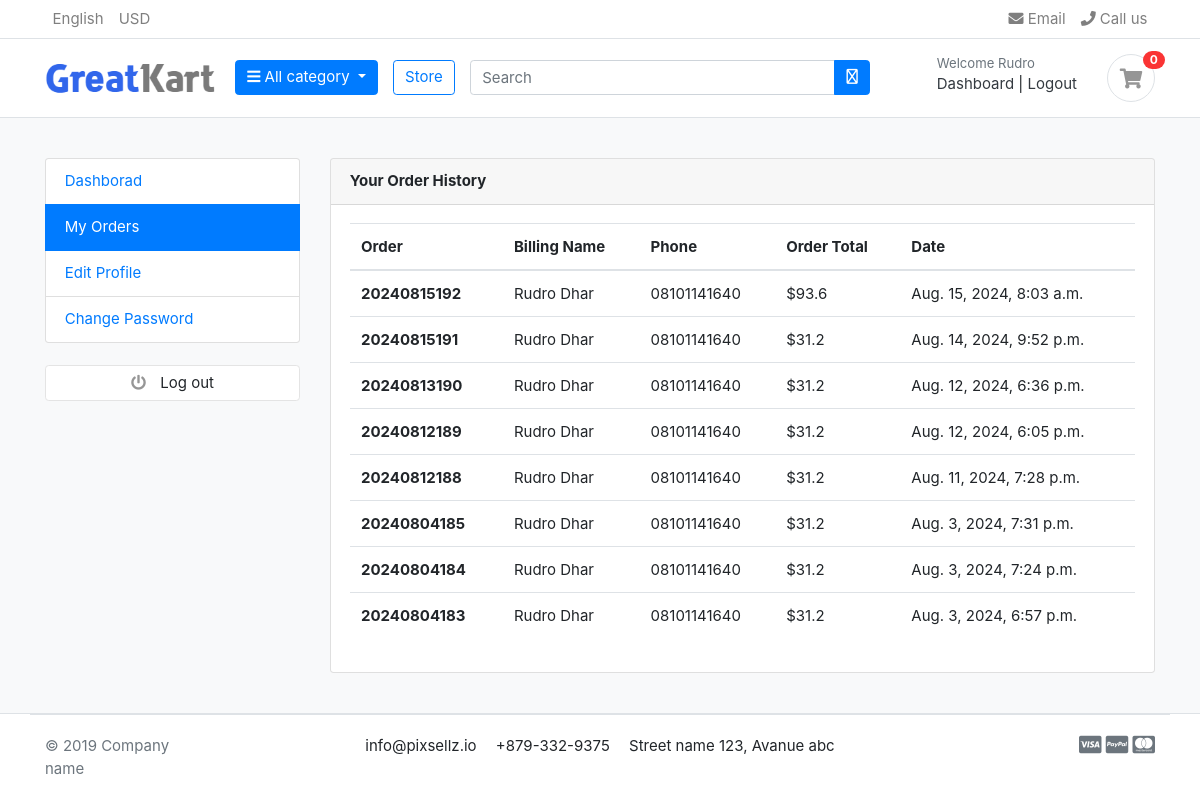
Before: /account/my_orders/ (signed in) with the older database file.
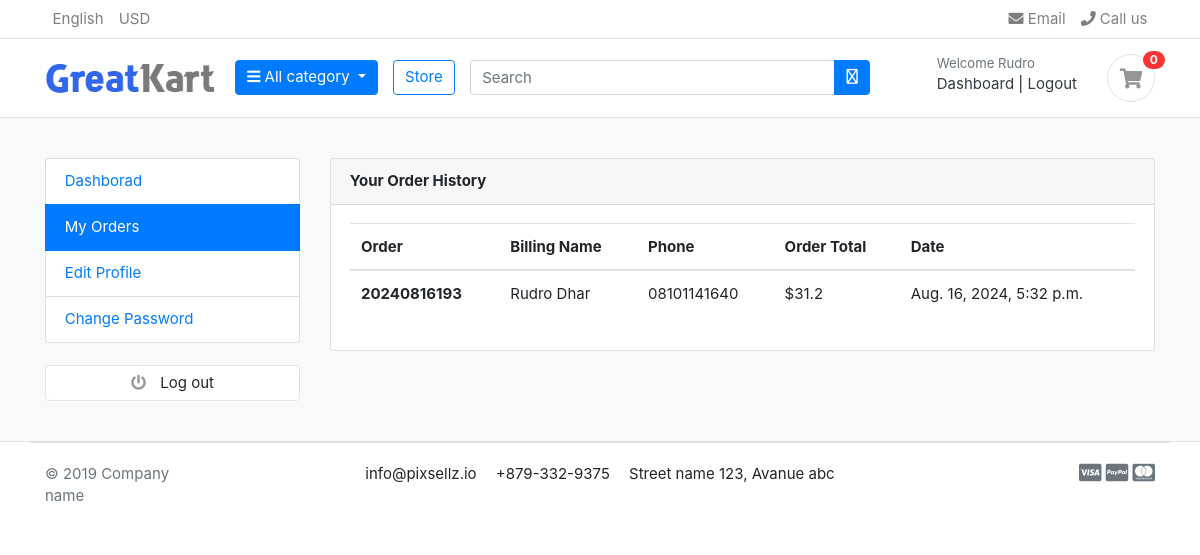
After: the same page with the newer database file.
### account/models.py (models this page shows, shortened)
class Account(AbstractBaseUser):
    first_name = models.CharField(max_length=50)
    last_name = models.CharField(max_length=50)
    username = models.CharField(max_length=20,unique= True)
    email = models.EmailField(max_length=100,unique=True)
    phone_number = models.CharField(max_length=100)
    date_join = models.DateTimeField(auto_now_add=True)
    last_login = models.DateTimeField(auto_now_add=True)
    is_admin = models.BooleanField(default=False)
    is_staff = models.BooleanField(default=False)
    is_active = models.BooleanField(default=False)
    is_superadmin = models.BooleanField(default= False)
    USERNAME_FIELD = 'email'
    REQUIRED_FIELDS = ['username','first_name','last_name',]
    objects = MyAccountManager()

### orders/models.py (models this page shows, shortened)
class Order(models.Model):
    STATUS = {
        ('New', 'New'),
        ('Accepted', 'Accepted'),
        ('Completed', 'Completed'),
        ('Cancelled', 'Cancelled'),
    }
    user = models.ForeignKey(Account, on_delete=models.SET_NULL, null=True)
    payment = models.ForeignKey(Payment, on_delete=models.SET_NULL, blank= True, null=True)
    order_number = models.CharField(max_length=20)
    first_name = models.CharField(max_length=50)
    last_name = models.CharField(max_length=50)
    phone = models.CharField(max_length=15)
    email = models.EmailField(max_length=50)
    address_line_1 = models.CharField(max_length=50)
    address_line_2 = models.CharField(max_length=50, blank=True)
    country = models.CharField(max_length=50)
    state = models.CharField(max_length=50)
    city = models.CharField(max_length=50)
    order_note = models.CharField(max_length=100, blank=True)
    order_total = models.FloatField()
    tax = models.FloatField()
    status = models.CharField(max_length=10, choices=STATUS, default='New')
    ip = models.CharField(max_length=20, blank=True)
    is_ordered = models.BooleanField(default=False)
    created_at = models.DateTimeField(auto_now_add=True)
    updated_at = models.DateTimeField(auto_now=True)
    def full_name(self):
        return f'{self.first_name} {self.last_name}'

### account/views.py (the view)
# urls.py: path('my_orders/', views.my_orders, name="my_orders"),
def my_orders(request):
    orders = Order.objects.filter(user=request.user, is_ordered=True).order_by('-created_at')
    context = {
        'orders': orders
    }
    return render(request, 'account/my_orders.html', context)

### carts/context_processors.py (called while the page is built)
def counter(request):
    cart_count = 0
    if 'admin' in request.path:
        return()
    else:
        try:
            cart = Cart.objects.filter(cart_id = _cart_id(request))
            if request.user.is_authenticated:
                cart_items = CartItem.objects.filter(user=request.user)
            else:
                cart_items = CartItem.objects.filter(cart=cart[:1])
            for cart_item in cart_items:
                cart_count += cart_item.quantity
        except Cart.DoesNotExist:
            cart_count = 0
    return dict(cart_count=cart_count)

### carts/views.py (called while the page is built)
def _cart_id(request):
    cart = request.session.session_key
    if not cart:
        cart = request.session.create()
    return cart

### category/context_processors.py (called while the page is built)
def menu_links(request):
    links = Category.objects.all()
    return dict(links=links)

### category/models.py (called while the page is built)
    def get_url(self):
        return reverse('products_by_category', args=[self.slug])

### templates/account/my_orders.html
{% extends "base.html" %}
{% block content %}
<section class="section-conten padding-y bg">
    <div class="container">
        <div class="row">
        {% include "partials/dashboard_sidebar.html" %}
        <main class="col-md-9">
            <article class="card">
            <header class="card-header">
                <strong class="d-inline-block mr-3">Your Order History</strong>
            </header>
            <div class="card-body">
                <div class="row">
                    <div class="col-md-12">
                        <table class="table table-hover">
                            <thead>
                              <tr>
                                <th scope="col">Order</th>
                                <th scope="col">Billing Name</th>
                                <th scope="col">Phone</th>
                                <th scope="col">Order Total</th>
                                <th scope="col">Date</th>
                              </tr>
                            </thead>
                            <tbody>
                            {% for order in orders %}
                              <tr>
                                <th scope="row">{{order.order_number}}</th>
                                <td>{{order.full_name}}</td>
                                <td>{{order.phone}}</td>
                                <td>${{order.order_total}}</td>
                                <td>{{order.created_at}}</td>
                              </tr>
                            {% endfor %}
                            </tbody>
                          </table>
                    </div>
                </div>
            </div>
            </article>
        </main>
    </div>
    </div>
    </section>
{% endblock content %}

### templates/base.html (shortened to what this page needs)
{% load static %}
<!DOCTYPE html>
<html lang="en">
<head>
    <link rel="stylesheet" href="https://cdn.jsdelivr.net/npm/bootstrap@4.6.2/dist/css/bootstrap.min.css">
    <link href="{% static 'fontawesomefree/css/fontawesome.css' %}" rel="stylesheet" type="text/css">
    <link rel="stylesheet" href="https://cdnjs.cloudflare.com/ajax/libs/font-awesome/5.15.4/css/all.min.css">
    <link href="{% static 'fontawesomefree/css/solid.css' %}" rel="stylesheet" type="text/css">
    <link rel="stylesheet" href="{% static 'css/responsive.css' %}">
    <link rel="stylesheet" href="{% static "css/style.css" %}">
    <link rel="stylesheet" href="{% static 'css/ui.css' %}">
</head>
<body>
    {% include "partials/_header.html" %}
    {% block content %}
    {% endblock content %}
    {% include "partials/_footer.html" %}
</body>
</html>

### templates/partials/_header.html (shortened to what this page needs)
{% load static %}
<header class="section-header">
	<nav class="navbar p-md-0 navbar-expand-sm navbar-light border-bottom">
	<div class="container">
	  <div class="collapse navbar-collapse" id="navbarTop4">
		<ul class="navbar-nav mr-auto">
			<li class="nav-item dropdown">
				 <a href="#" class="nav-link"> English </a>
			</li>
			<li class="nav-item dropdown">
				<a href="#" class="nav-link"> USD </a>
			</li>
		</ul>
		<ul class="navbar-nav">
			<li><a href="#" class="nav-link"> <i class="fa fa-envelope"></i> Email </a></li>
			<li><a href="#" class="nav-link"> <i class="fa fa-phone"></i> Call us </a></li>
		</ul>
	  </div>
	</div>
	</nav>
	<section class="header-main border-bottom">
		<div class="container">
	<div class="row align-items-center">
		<div class="col-lg-2 col-md-3 col-6">
			<a href="{% url "home" %}" class="brand-wrap">
				<img class="logo" src="{% static "images/logo.png" %}">
			</a>
		</div>
		<div class="col-lg col-sm col-md col-6 flex-grow-0">
			<div class="dropdown category-wrap d-inline-block float-right">
				<button type="button" class="btn btn-primary dropdown-toggle" data-toggle="dropdown">
					<i class="fa fa-bars"></i> All category
				</button>
			</div>
		</div>
		<a href="{% url "store" %}" class="btn btn-outline-primary">Store</a>
		<div class="col-lg  col-md-6 col-sm-12 col">
			<form action="{% url "search" %}" class="search" method="GET">
				<div class="input-group w-100">
					<input type="text" class="form-control" style="width:60%;" placeholder="Search" name="keyword">
					<div class="input-group-append">
					  <button class="btn btn-primary" type="submit">
						<i class="fa-regular fa-magnifying-glass"></i>
					  </button>
					</div>
				</div>
			</form>
		</div>
		<div class="col-lg-3 col-sm-6 col-8 order-2 order-lg-3">
					<div class="d-flex justify-content-end mb-3 mb-lg-0">
						{% if user.id is None %}
						<div class="widget-header">
							<small class="title text-muted">Welcome guest!</small>
							<div>
								<a href="{% url "login" %}">Sign in</a> <span class="dark-transp"> | </span>
								<a href="{% url "register" %}"> Register</a>
							</div>
						</div>
						{% else %}
						<div class="widget-header">
							<small class="title text-muted">Welcome {{user.first_name}}</small>
							<div>
								<a href="{% url "dashboard" %}">Dashboard</a> <span class="dark-transp"> | </span>
								<a href="{% url "logout" %}"> Logout </a>
							</div>
						</div>
						{% endif %}
						<a href="{% url "cart" %}" class="widget-header pl-3 ml-3">
							<div class="icon icon-sm rounded-circle border"><i class="fa fa-shopping-cart"></i></div>
							<span class="badge badge-pill badge-danger notify">{{cart_count}}</span>
						</a>
					</div>
				</div>
	</div>
		</div>
	</section>
	</header>

### templates/partials/dashboard_sidebar.html
<aside class="col-md-3">
    <ul class="list-group">
        <a class="list-group-item {% if '/account/' == request.path %}active{% endif %}" href="{% url "dashboard" %}"> Dashborad </a>
        <a class="list-group-item {% if '/my_orders/' in request.path %}active{% endif %}" href="{% url "my_orders" %}"> My Orders </a>
        <a class="list-group-item {% if '/edit_profile/' in request.path %}active{% endif %}" href="{% url "edit_profile" %}"> Edit Profile </a>
        <a class="list-group-item" href="#">Change Password </a>
    </ul>
    <br>
    <a class="btn btn-light btn-block" href="{% url "logout" %}"> <i class="fa fa-power-off"></i> <span class="text">Log out</span> </a>
</aside>

### templates/partials/_footer.html
<footer class="section-footer border-top">
    <div class="container">
        <section class="footer-bottom border-top row">
            <div class="col-md-2">
                <p class="text-muted"> &copy 2019 Company name </p>
            </div>
            <div class="col-md-8 text-md-center">
                <span  class="px-2">info@pixsellz.io</span>
                <span  class="px-2">+879-332-9375</span>
                <span  class="px-2">Street name 123, Avanue abc</span>
            </div>
            <div class="col-md-2 text-md-right text-muted">
                <i class="fab fa-lg fa-cc-visa"></i>
                <i class="fab fa-lg fa-cc-paypal"></i>
                <i class="fab fa-lg fa-cc-mastercard"></i>
            </div>
        </section>
    </div>
</footer>

### static/css/ui.css (style rules this page uses)
html { font-family: "Inter", sans-serif; font-size: 15px; }
.icon-xs, .icon-sm, .icon-md, .icon-lg { display: inline-block; text-align: center; flex-shrink: 0; flex-grow: 0; }
.icon-sm { width: 48px; height: 48px; line-height: 48px !important; font-size: 20px; }
.padding-y { padding-top: 40px; padding-bottom: 40px; }
article:after, .form-group:after { display: block; clear: both; content: ""; }
.bg { background-color: #f8f9fa; }
p:last-child { margin-bottom: 0; }
.header-main { position: relative; padding-top: 1rem; padding-bottom: 1rem; }
.brand-wrap .logo, .navbar-brand .logo { margin-right: 7px; max-height: 42px; display: inline-block; }
.widget-header { display: inline-block; vertical-align: middle; position: relative; }
.widget-header a { color: #343a40; }
.widget-header i { color: #969696; }
.widget-header .title { display: block; }
.widget-header .notify { position: absolute; top: -3px; right: -10px; }
.footer-bottom { padding-top: 20px; padding-bottom: 20px; }
.btn-light { background-color: #fff; border-color: #e4e4e4; }
.btn-light i { color: #969696; }
.btn i + .text { margin-left: 10px; }
.notify { position: absolute; top: -4px; right: -10px; display: inline-block; padding: 0.25em 0.6em; font-size: 12px; line-height: 1; text-align: center; border-radius: 3rem; color: #fff; background-color: #fa3434; }

Changed rows visible on the page:
removed Order: order_number "20240815192", full_name "Rudro Dhar", phone "08101141640", order_total "93.6", created_at "Aug. 15, 2024, 8:03 a.m."
removed Order: order_number "20240815191", full_name "Rudro Dhar", phone "08101141640", order_total "31.2", created_at "Aug. 14, 2024, 9:52 p.m."
removed Order: order_number "20240813190", full_name "Rudro Dhar", phone "08101141640", order_total "31.2", created_at "Aug. 12, 2024, 6:36 p.m."
removed Order: order_number "20240812189", full_name "Rudro Dhar", phone "08101141640", order_total "31.2", created_at "Aug. 12, 2024, 6:05 p.m."
removed Order: order_number "20240812188", full_name "Rudro Dhar", phone "08101141640", order_total "31.2", created_at "Aug. 11, 2024, 7:28 p.m."
removed Order: order_number "20240804185", full_name "Rudro Dhar", phone "08101141640", order_total "31.2", created_at "Aug. 3, 2024, 7:31 p.m."
removed Order: order_number "20240804184", full_name "Rudro Dhar", phone "08101141640", order_total "31.2", created_at "Aug. 3, 2024, 7:24 p.m."
removed Order: order_number "20240804183", full_name "Rudro Dhar", phone "08101141640", order_total "31.2", created_at "Aug. 3, 2024, 6:57 p.m."
added Order: order_number "20240816193", full_name "Rudro Dhar", phone "08101141640", order_total "31.2", created_at "Aug. 16, 2024, 5:32 p.m."
